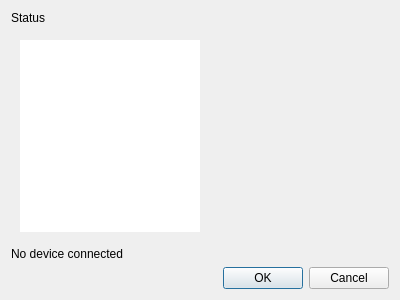
<?xml version="1.0" encoding="UTF-8"?>
<ui version="4.0">
 <class>Server</class>
 <widget class="QDialog" name="Server">
  <property name="geometry">
   <rect>
    <x>0</x>
    <y>0</y>
    <width>400</width>
    <height>300</height>
   </rect>
  </property>
  <property name="windowTitle">
   <string>Server</string>
  </property>
  <layout class="QVBoxLayout" name="verticalLayout">
   <item>
    <widget class="QLabel" name="statusLabel">
     <property name="text">
      <string>Status</string>
     </property>
     <property name="textFormat">
      <enum>Qt::MarkdownText</enum>
     </property>
     <property name="openExternalLinks">
      <bool>true</bool>
     </property>
     <property name="textInteractionFlags">
      <set>Qt::TextBrowserInteraction</set>
     </property>
    </widget>
   </item>
   <item>
    <widget class="QWidget" name="IPwidget" native="true">
     <layout class="QHBoxLayout" name="horizontalLayout">
      <property name="spacing">
       <number>0</number>
      </property>
      <item>
       <widget class="QListWidget" name="IPList">
        <property name="frameShape">
         <enum>QFrame::NoFrame</enum>
        </property>
        <property name="horizontalScrollBarPolicy">
         <enum>Qt::ScrollBarAlwaysOff</enum>
        </property>
        <property name="sizeAdjustPolicy">
         <enum>QAbstractScrollArea::AdjustToContents</enum>
        </property>
        <property name="editTriggers">
         <set>QAbstractItemView::NoEditTriggers</set>
        </property>
        <property name="showDropIndicator" stdset="0">
         <bool>false</bool>
        </property>
        <property name="selectionMode">
         <enum>QAbstractItemView::SingleSelection</enum>
        </property>
        <property name="selectionBehavior">
         <enum>QAbstractItemView::SelectRows</enum>
        </property>
        <property name="textElideMode">
         <enum>Qt::ElideNone</enum>
        </property>
       </widget>
      </item>
      <item>
       <widget class="QStackedWidget" name="QRViewer"/>
      </item>
     </layout>
    </widget>
   </item>
   <item>
    <widget class="QLabel" name="clientLabel">
     <property name="text">
      <string>No device connected</string>
     </property>
     <property name="textFormat">
      <enum>Qt::MarkdownText</enum>
     </property>
     <property name="textInteractionFlags">
      <set>Qt::TextBrowserInteraction</set>
     </property>
    </widget>
   </item>
   <item>
    <widget class="QDialogButtonBox" name="buttonBox">
     <property name="orientation">
      <enum>Qt::Horizontal</enum>
     </property>
     <property name="standardButtons">
      <set>QDialogButtonBox::Cancel|QDialogButtonBox::Ok</set>
     </property>
    </widget>
   </item>
  </layout>
 </widget>
 <resources/>
 <connections>
  <connection>
   <sender>buttonBox</sender>
   <signal>accepted()</signal>
   <receiver>Server</receiver>
   <slot>accept()</slot>
   <hints>
    <hint type="sourcelabel">
     <x>248</x>
     <y>254</y>
    </hint>
    <hint type="destinationlabel">
     <x>157</x>
     <y>274</y>
    </hint>
   </hints>
  </connection>
  <connection>
   <sender>buttonBox</sender>
   <signal>rejected()</signal>
   <receiver>Server</receiver>
   <slot>reject()</slot>
   <hints>
    <hint type="sourcelabel">
     <x>316</x>
     <y>260</y>
    </hint>
    <hint type="destinationlabel">
     <x>286</x>
     <y>274</y>
    </hint>
   </hints>
  </connection>
 </connections>
</ui>
